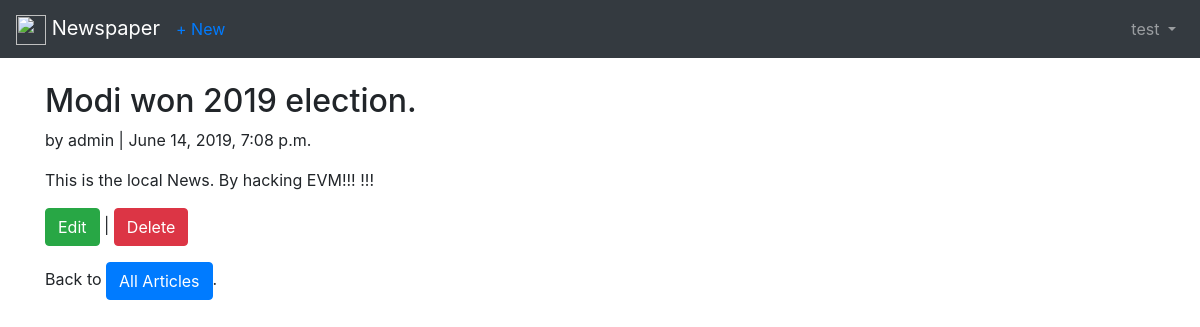
Page /articles/2/ (signed in) on the committed database.
### user/models.py (models this page shows)
class CustomUser(AbstractUser):
    age = models.PositiveIntegerField(blank = True, null = True)

### articles/models.py (models this page shows, shortened)
class Article(models.Model):
    title = models.CharField(max_length = 255)
    body = models.TextField()
    date = models.DateTimeField(auto_now_add = True)
    author = models.ForeignKey(
        get_user_model(),
        on_delete = models.CASCADE,
    )

### articles/views.py (the view)
# urls.py: path('<int:pk>/', ArticleDetailView.as_view(), name = 'article_detail'),
class ArticleDetailView(LoginRequiredMixin, DetailView):
    model = Article
    template_name = 'article_detail.html'
    login_url = 'login'

### templates/article_detail.html
{% extends 'base.html' %}
{% block content %}
<div class="article-entry">
    <h2>{{ object.title }}</h2>
    <p>by {{ object.author }} | {{ object.date }}</p>
    <p>{{ object.body }}</p>
</div>
<p>
    <a href="{% url 'article_edit'  article.pk %}" class="btn btn-success">Edit</a> |
    <a href="{% url 'article_delete' article.pk %}" class="btn btn-danger">Delete</a>
</p>
<p>Back to <a href="{% url 'article_list' %}" class="btn btn-primary">All Articles</a>.</p>
{% endblock content %}

### templates/base.html (shortened to what this page needs)
{% load static %}
<!DOCTYPE html>
<html lang="en">
<head>
    <link rel="stylesheet" href="https://stackpath.bootstrapcdn.com/bootstrap/4.3.1/css/bootstrap.min.css">
</head>
<body>
    <nav class="navbar navbar-expand-md navbar-dark bg-dark mb-4">
        <a class="navbar-brand" href="{% url 'home' %}">
            <img src="https://upload.wikimedia.org/wikipedia/commons/c/cf/MSN_News_icon.png" width="30" height="30"
                alt="">
            Newspaper
        </a>
        {% if user.is_authenticated %}
        <ul class="navbar-nav mr-auto">
            <li class="nav-item"><a href="{% url 'article_new' %}">+ New</a></li>
        </ul>
        {% endif %}
        <div class="collapse navbar-collapse" id="navbarCollapse">
            {% if user.is_authenticated %}
            <ul class="navbar-nav ml-auto">
                <li class="nav-item">
                    <a class="nav-link dropdown-toggle" href="#" id="userMenu" data-toggle="dropdown"
                        aria-haspopup="true" aria-expanded="false">
                        {{ user.username }}
                    </a>
                </li>
            </ul>
            {% endif %}
        </div>
    </nav>
    <div class="container">
        {% block content %}
        {% endblock content %}
    </div>
</body>
</html>

### rows in the picture
CustomUser: username "test"
Article: title "Modi won 2019 election.", author "admin", date "June 14, 2019, 7:08 p.m.", body "This is the local News. By hacking EVM!!! !!!"
